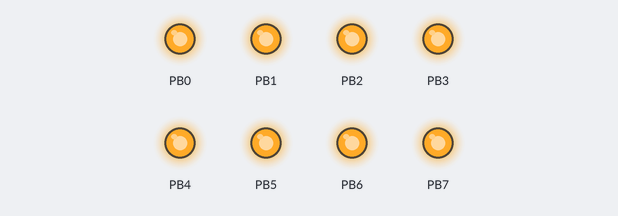
Recording of a program running on a simulated ATtiny85, built with avr-gcc and emulated at 12 MHz. Parts: output pins drawn as LEDs (lit = HIGH).

Above: at 0.2 s.
At 1.7 s:
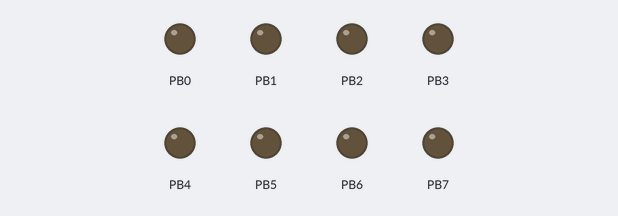
Timing chart, 0 to 3.0 s (numbered marks = the images above):
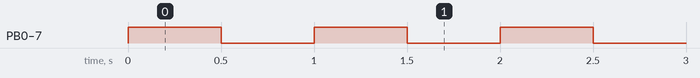

Measured:
- by itself, PB0–7: alternates HIGH for 0.50 s and LOW for 0.50 s

The program:

main.c
```c
/*
 * main.c
 *
 *  Created on: Mar 21, 2024
 *      Author: alan
 */

#include <avr/io.h>
#include <util/delay.h>

int main(){
	//all output
	DDRB = 0xff;
	//off
	PORTB =0x00;


    while(1)
    {
    	//toggle
        PORTB ^= 0xFF;
		_delay_ms(500);

    }


	return 0;
}
```
